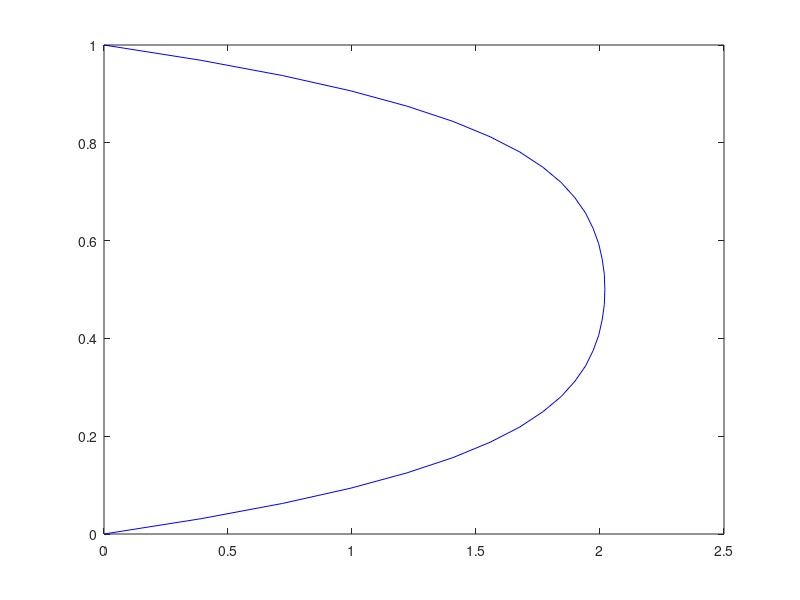

Here is the MATLAB script that generated this plot:
% Defining constants
mu = 0.6;
rho = 100;
g = 0.4;
h = 1;
N = 32;
deltaY = h/N;

% Terms in the equation
nu = mu/rho; % Kinematic Viscosity
alpha = 0.51; % Diffusion Number
deltaT = alpha*rho*(deltaY^2)/mu; % Evaluating time step from alpha
dpdx = -2; % Pressure Gradient

% Velocities of the plates
U0 = 0;
Uh = 0;

% Time for code to run
T = 5;

U = zeros(floor(T/deltaT),N+1);
% Initial Conditions
y = 0:deltaY:h;



% Equation
for k = 2:floor(T/deltaT)
  U(k,1) = U0;
  U(k,N+1) = Uh;
  for i = 2:N
    U(k,i) = deltaT/rho*(-dpdx    + rho*g) + alpha*(U(k-1,i+1)-2*U(k-1,i) + U(k-1,i-1)) + U(k-1,i);
  end
end

% Plotting
% Y axis - y, x axis - U(y), For a given time t
plot(U(end,:),y,'blue');





























